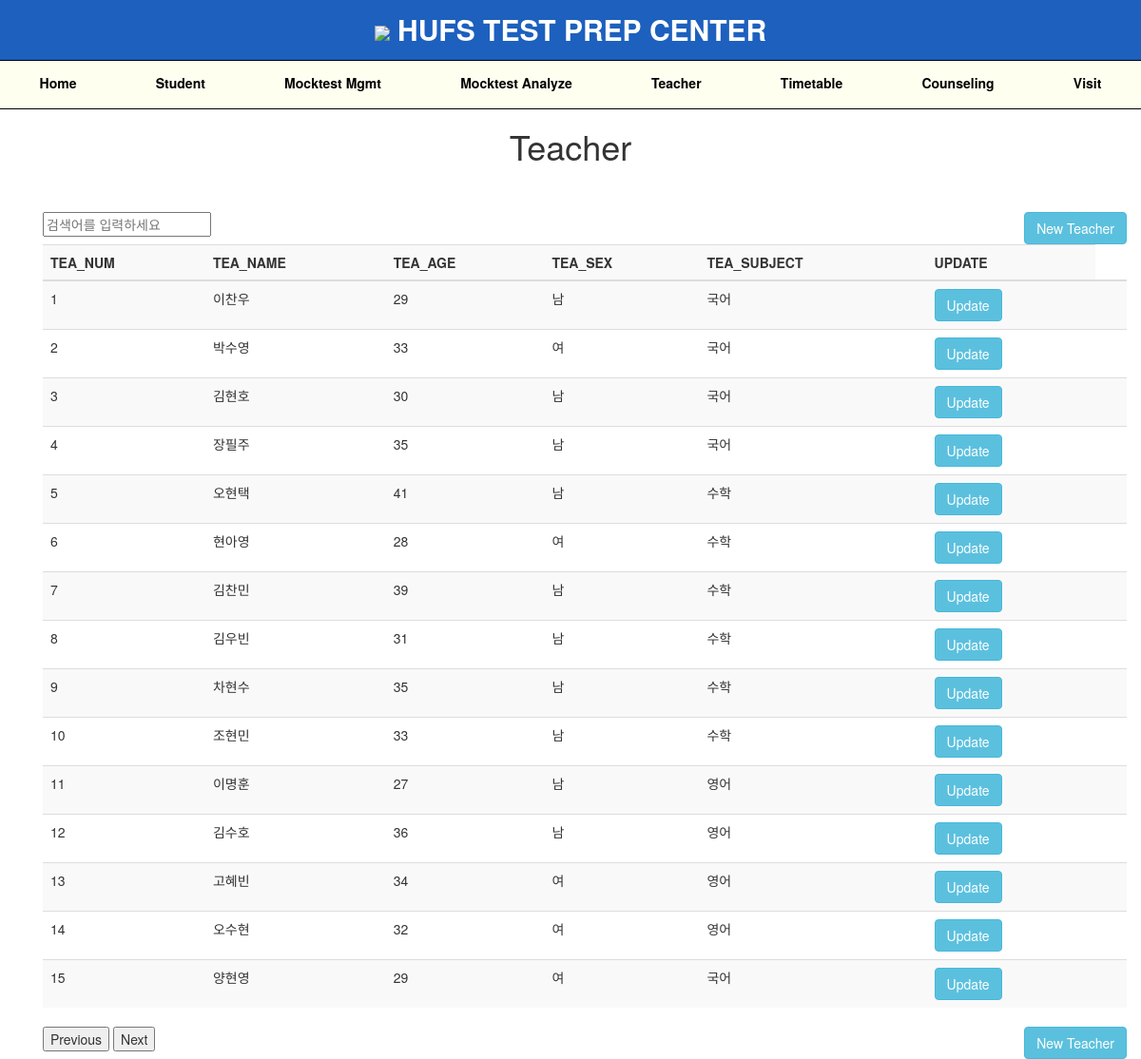
Page /teacher/ on the committed database.
### HUFS/models.py (models this page shows, shortened)
class Teacher(models.Model):
    tea_num = models.PositiveIntegerField(db_column='TEA_NUM', primary_key=True)
    tea_name = models.CharField(db_column='TEA_NAME', max_length=4)
    tea_age = models.PositiveIntegerField(db_column='TEA_AGE')
    tea_sex = models.CharField(db_column='TEA_SEX', max_length=1)
    tea_subject = models.CharField(db_column='TEA_SUBJECT', max_length=2)
    class Meta:
        managed = True
        db_table = 'teacher'

### HUFS/views.py (the view)
# urls.py: path('', views.teacher, name='teacher'),
def teacher(request):
    teachers = Teacher.objects.all()
    return render(request, 'teacher.html', {'teachers' : teachers})

### templates/teacher.html (shortened to what this page needs)
{% extends "base.html" %}
{% block content %}
    <h1>
        <center>Teacher</center>
    </h1>
    <div class="container">
        <div class="row">
            <div class="col-md-12">
                <input type="text" id="searchInput" placeholder="검색어를 입력하세요" oninput="search()">
                <a class="btn btn-info pull-right" href="{% url 'add_teacher' %}"> New Teacher </a>
                <table class="table table-striped">
                    <tr>
                        <th>TEA_NUM</th>
                        <th>TEA_NAME</th>
                        <th>TEA_AGE</th>
                        <th>TEA_SEX</th>
                        <th>TEA_SUBJECT</th>
                        <th>UPDATE</th>
                    </tr>
                    <tbody id="teacherTablebody">
                    <tr>
                        {% for teacher in teachers %}
                            <td> {{ teacher.tea_num }} </td>
                            <td> {{ teacher.tea_name }}</td>
                            <td> {{ teacher.tea_age }}</td>
                            <td> {{ teacher.tea_sex }}</td>
                            <td> {{ teacher.tea_subject }}</td>
                            <td><a class="btn btn-info" href="{% url 'update_teacher' teacher.tea_num %}">Update </a>
                            <td>
                            </tr>
                        {% endfor %}
                </table>
                <a class="btn btn-info pull-right" href="{% url 'add_teacher' %}"> New Teacher </a>
                <div id="pagination">
                    <button onclick="previousPage()">Previous</button>
                    <button onclick="nextPage()">Next</button>
                </div>
            </div>
        </div>
    </div>
    <link rel="stylesheet" href="https://maxcdn.bootstrapcdn.com/bootstrap/3.3.7/css/bootstrap.min.css">
{% endblock content %}

### templates/base.html (style rules this page uses)
body { margin: 0; }
.container { display: flex; flex-direction: column; margin-top: 50px; }

### rows in the picture
Teacher: tea_num "1", tea_name "이찬우", tea_age "29", tea_sex "남", tea_subject "국어"
Teacher: tea_num "2", tea_name "박수영", tea_age "33", tea_sex "여", tea_subject "국어"
Teacher: tea_num "3", tea_name "김현호", tea_age "30", tea_sex "남", tea_subject "국어"
Teacher: tea_num "4", tea_name "장필주", tea_age "35", tea_sex "남", tea_subject "국어"
Teacher: tea_num "5", tea_name "오현택", tea_age "41", tea_sex "남", tea_subject "수학"
Teacher: tea_num "6", tea_name "현아영", tea_age "28", tea_sex "여", tea_subject "수학"
Teacher: tea_num "7", tea_name "김찬민", tea_age "39", tea_sex "남", tea_subject "수학"
Teacher: tea_num "8", tea_name "김우빈", tea_age "31", tea_sex "남", tea_subject "수학"
Teacher: tea_num "9", tea_name "차현수", tea_age "35", tea_sex "남", tea_subject "수학"
Teacher: tea_num "10", tea_name "조현민", tea_age "33", tea_sex "남", tea_subject "수학"
Teacher: tea_num "11", tea_name "이명훈", tea_age "27", tea_sex "남", tea_subject "영어"
Teacher: tea_num "12", tea_name "김수호", tea_age "36", tea_sex "남", tea_subject "영어"
Teacher: tea_num "13", tea_name "고혜빈", tea_age "34", tea_sex "여", tea_subject "영어"
Teacher: tea_num "14", tea_name "오수현", tea_age "32", tea_sex "여", tea_subject "영어"
Teacher: tea_num "15", tea_name "양현영", tea_age "29", tea_sex "여", tea_subject "국어"
